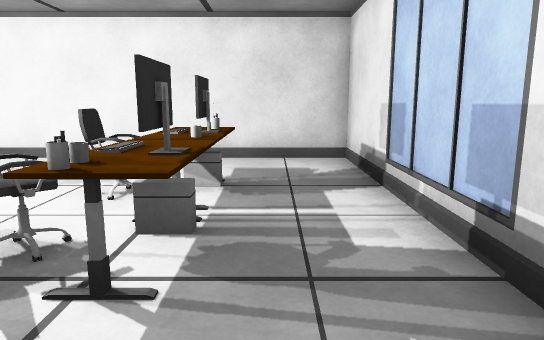
view 1 (above)

14 first-person views from a walk through a Unity game level. The camera is 1.2 m above the floor, tilts 10° down and sees 70° across. The floor is counted in squares, 1 m on a side. Each view is taken from the middle of a square. On the plan, view 1 faces up. The plan holds only what a view shows up to about 15 squares ahead; the rest is blank. The player character is not drawn.

view 2
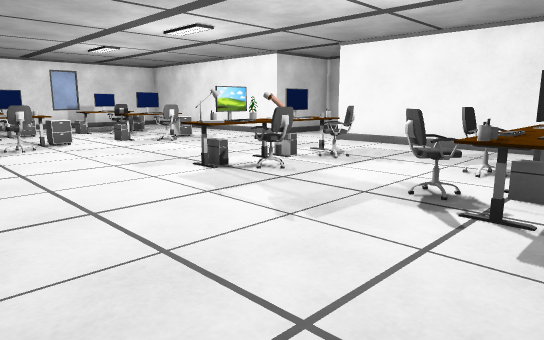

view 3
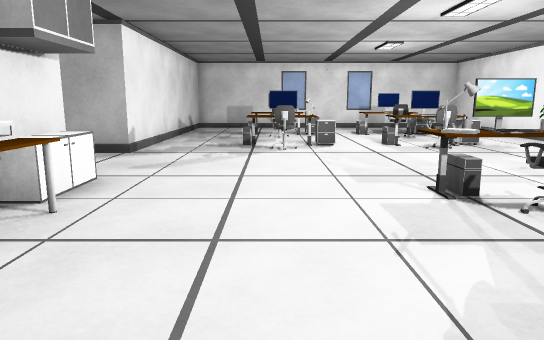

view 4
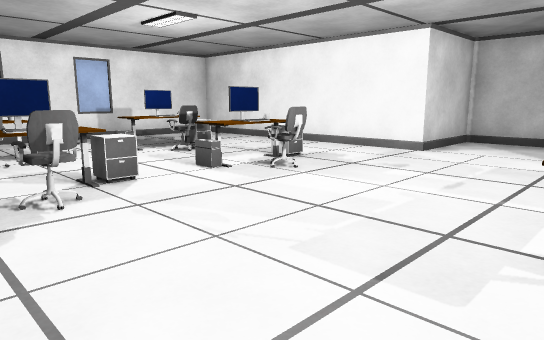

view 5
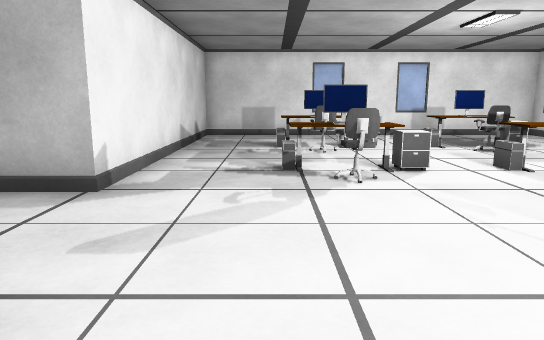

view 6
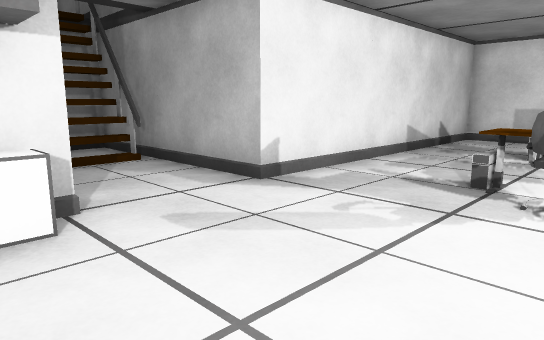

view 7
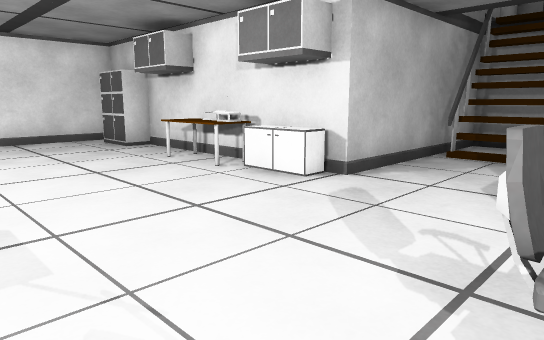

view 8
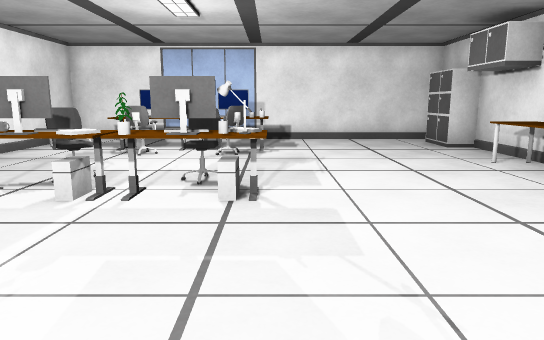

view 9
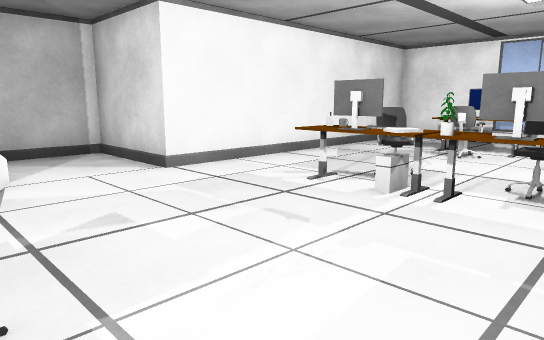

view 10
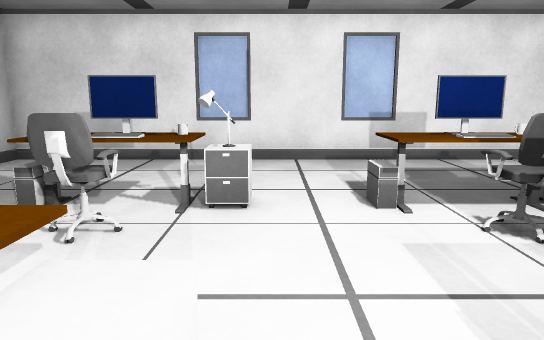

view 11
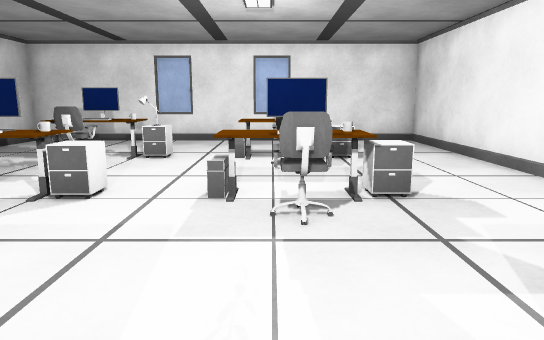

view 12
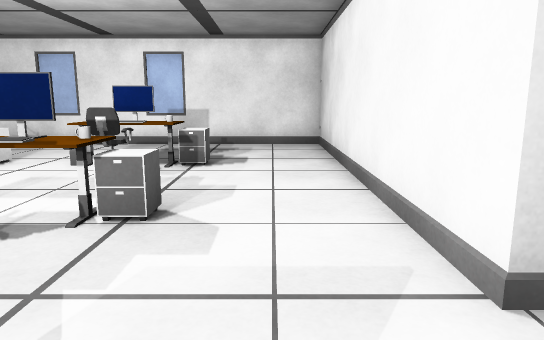

view 13
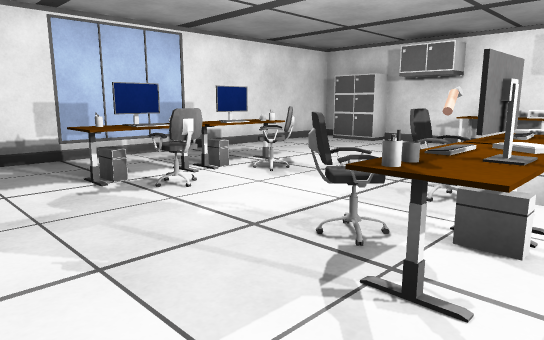

view 14
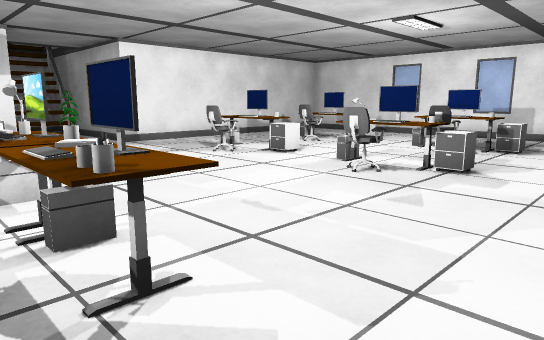

### Floor plan
Points are (right, up) in squares from view 1. A wall is a line through its corners. A room is listed if a view was taken in it or the views show most of it. See-through windows are left out.
Room 1 (views 1, 2, 3, 4, 5, 6, 7, 8, 9, 10, 11, 12, 13, 14)
walls: (-5.6, -3.4) (-1.5, -3.4); (-15.6, 4.6) (-15.6, 3.9); (-15.6, 0.6) (-15.6, -0.2); (-9.7, -6.4) (-9.7, -8.8) (-7.8, -8.8) (-7.8, -6.5); (-16.4, -3.4) (-10.1, -3.4) (-10.1, -9.4) (-7.4, -9.4) (-7.4, -3.4); (-9.8, -7.5) (-7.8, -7.5); (-9.8, -7.8) (-7.8, -7.8); (-9.9, -8) (-7.8, -8); (-9.8, -8.2) (-7.8, -8.2); (1.6, -3.5) (1.6, 8.4) (-7.4, 8.4) (-7.4, 11.4) (-10.1, 11.4) (-10.1, 8.4) (-19.1, 8.4) (-19.1, 2.5); (-9.7, -8.5) (-7.8, -8.5)
low walls: (-6.5, 5.4) (-6.5, 5.8) (-5.6, 5.8) (-5.6, 5.4); (-11.5, 3.5) (-12.5, 3.5); (-5.2, -2.7) (-4.8, -2.7); (-5.1, -3.2) (-5.1, -2.3) (-3.2, -2.3); (-1.5, 5.5) (-1.5, 5.8) (-0.5, 5.8); (-15, 1.2) (-15, 0.4)
ways out: opening at (-17.5, 3.5) to room 2; opening at (-15.5, -2) to room 2
objects: cabinet (-16, 5) to (-15, 6); cabinet (-15, 2); keyboard (-15, 4) to (-15, 5); chair (-14, 0); chair (-14, 4); other object (-12, 0) to (-12, 1); cabinet (-12, 2); keyboard (-12, 4) to (-12, 5); cabinet (-12, 6); chair (-11, 0); chair (-11, 4); cabinet (-7, -3) to (-6, -3); other object (-6, 2); keyboard (-6, 3); other object (-6, 4); keyboard (-6, 5); mug (-5, 3); chair (-5, 4); chair (-5, 5); printer (-4, -3); chair (-2, 3); chair (-2, 5); cabinet (-1, -3) to (1, -3); keyboard (-1, 3); other object (-1, 4); other object (-1, 5); mug (0, 3)
Room 2 (no view inside)
walls: (-19.1, 2.5) (-19.1, -3.4) (-16.4, -3.4)
low walls: (-15.5, 3.5) (-16, 3.5)
ways out: opening at (-17.5, 3.5) to room 1; opening at (-15.5, -2) to room 1
objects: other object (-16, 1)

Positions as (right, up) in squares from view 1, and headings:
1: (0, 0), facing up
2: (0, -2), facing up-left
3: (-1, 0), facing left
4: (-6, -1), facing up-left
5: (-5, -1), facing left
6: (-6, 1), facing down-left
7: (-11, 2), facing down-right
8: (-11, 2), facing right
9: (-11, 2), facing up-right
10: (-11, 2), facing left
11: (-7, 4), facing left
12: (-8, 7), facing left
13: (-7, 8), facing down-right
14: (-5, 8), facing down-left
